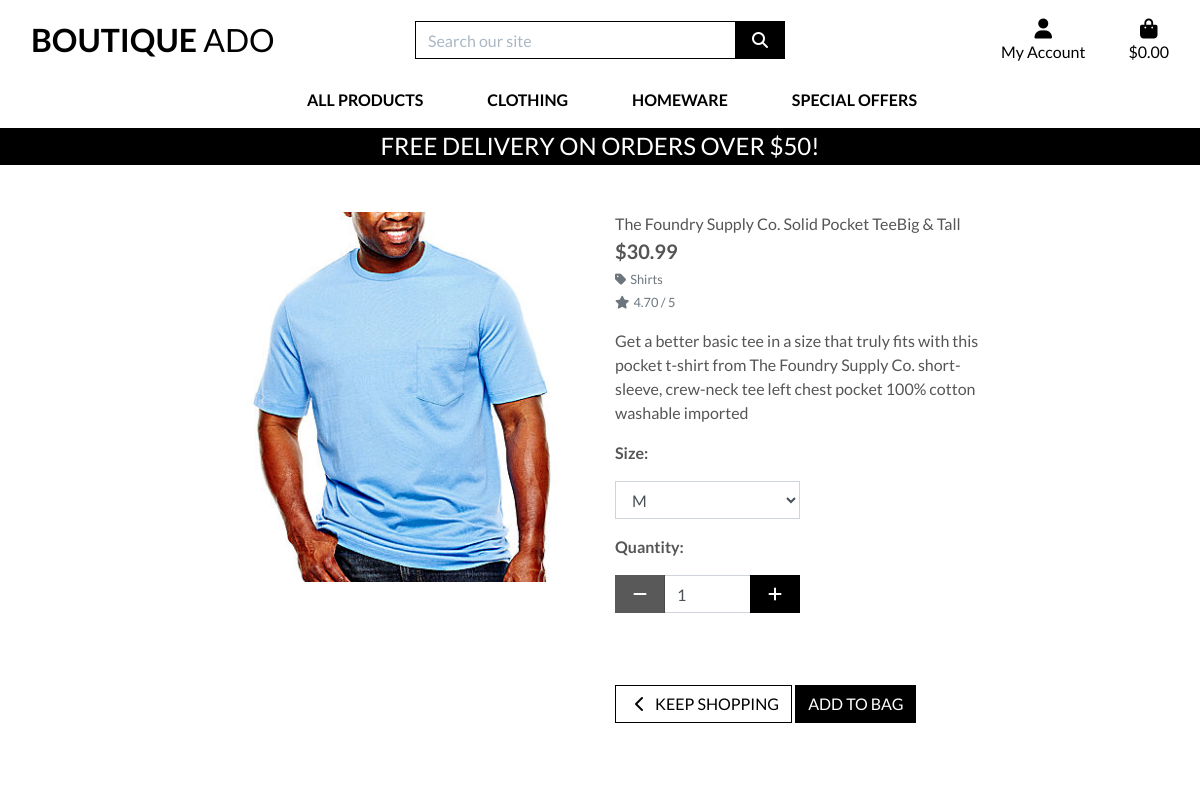
Page /products/6/ on the committed database.
### products/models.py (models this page shows, shortened)
class Product(models.Model):
    category = models.ForeignKey('Category', null=True, blank=True, on_delete=models.SET_NULL)
    sku = models.CharField(max_length=254, null=True, blank=True)
    name = models.CharField(max_length=254)
    description = models.TextField()
    has_sizes = models.BooleanField(default=False, null=True, blank=True)
    price = models.DecimalField(max_digits=6, decimal_places=2)
    rating = models.DecimalField(max_digits=6, decimal_places=2, null=True, blank=True)
    image_url = models.URLField(max_length=1024, null=True, blank=True)
    image = models.ImageField(null=True, blank=True)

class Category(models.Model):
    class Meta:
        verbose_name_plural = 'Categories'
    name = models.CharField(max_length=254)
    friendly_name = models.CharField(max_length=254, null=True, blank=True)

### products/views.py (the view)
# urls.py: path('<int:product_id>/', views.product_detail, name='product_detail'),
def product_detail(request, product_id):
    product = get_object_or_404(Product, pk=product_id)
    context = {
        'product': product,
    }
    return render(request, 'products/product_detail.html', context)

### bag/contexts.py (called while the page is built, shortened)
def bag_contents(request):
    bag_items = []
    total = 0
    product_count = 0
    bag = request.session.get('bag', {})
    if total < settings.FREE_DELIVERY_THRESHOLD:
        delivery = total * Decimal(settings.STANDARD_DELIVERY_PERCENTAGE / 100)
        free_delivery_delta = settings.FREE_DELIVERY_THRESHOLD - total
    else:
        delivery = 0
        free_delivery_delta = 0
    grand_total = delivery + total
    context = {
        'bag_items': bag_items,
        'total': total,
        'product_count': product_count,
        'delivery': delivery,
        'free_delivery_delta': free_delivery_delta,
        'free_delivery_threshold': settings.FREE_DELIVERY_THRESHOLD,
        'grand_total': grand_total,
    }
    return context

### products/templates/products/product_detail.html (shortened to what this page needs)
{% extends "base.html" %}
{% load static %}
{% block page_header %}
    <div class="container header-container">
    </div>
{% endblock %}
{% block content %}
    <div class="overlay"></div>
    <div class="container-fluid">
        <div class="row">
            <div class="col-12 col-md-6 col-lg-4 offset-lg-2">
                <div class="image-container my-5">
                    {% if product.image %}
                        <a href="{{ product.image.url }}" target="_blank">
                            <img class="card-img-top img-fluid" src="{{ product.image.url }}" alt="{{ product.name }}">
                        </a>
                        {% else %}
                        <a href="">
                            <img class="card-img-top img-fluid" src="{{ MEDIA_URL }}noimage.png" alt="{{ product.name }}">
                        </a>
                    {% endif %}
                </div>
            </div>
            <div class="col-12 col-md-6 col-lg-4">
                <div class="product-details-container mb-5 mt-md-5">
                    <p class="mb-0">{{ product.name }}</p>
                    <p class="lead mb-0 text-left font-weight-bold">${{ product.price }}</p>
                    {% if product.category %}
                    <p class="small mt-1 mb-0">
                        <a class="text-muted" href="{% url 'products' %}?category={{ product.category.name }}">
                            <i class="fas fa-tag mr-1"></i>{{ product.category.friendly_name }}
                        </a>
                    </p>
                    {% endif %}
                    {% if product.rating %}
                        <small class="text-muted"><i class="fas fa-star mr-1"></i>{{ product.rating }} / 5</small>
                    {% else %}
                        <small class="text-muted">No Rating</small>
                    {% endif %}
                    <p class="mt-3">{{ product.description }}</p>
                    <form class="form" action="{% url 'add_to_bag' product.id %}" method="POST">
                        <div class="form-row">
                            {% with product.has_sizes as s %}
                            {% if s %}
                                <div class="col-12">
                                    <p><strong>Size:</strong></p>
                                    <select class="form-control rounded-0 w-50" name="product_size" id='id_product_size'>
                                        <option value="m" selected>M</option>
                                    </select>
                                </div>
                            {% endif %}
                            <div class="col-12">
                                <p class="mt-3"><strong>Quantity:</strong></p>
                                <div class="form-group w-50">
                                    <div class="input-group">
                                        <div class="input-group-prepend">
                                            <button class="decrement-qty btn btn-black rounded-0"
                                                data-item_id="{{ product.id }}" id="decrement-qty_{{ product.id }}">
                                                <span class="icon">
                                                    <i class="fas fa-minus"></i>
                                                </span>
                                            </button>
                                        </div>
                                        <input class="form-control qty_input" type="number"
                                            name="quantity" value="1" min="1" max="99"
                                            data-item_id="{{ product.id }}"
                                            id="id_qty_{{ product.id }}">
                                        <div class="input-group-append">
                                            <button class="increment-qty btn btn-black rounded-0"
                                                data-item_id="{{ product.id }}" id="increment-qty_{{ product.id }}">
                                                <span class="icon">
                                                    <i class="fas fa-plus"></i>
                                                </span>
                                            </button>
                                        </div>
                                    </div>
                                </div>
                            </div>
                            <div class="col{% if s %}-12 mt-2{% endif %}">
                                <a href="{% url 'products' %}" class="btn btn-outline-black rounded-0 mt-5">
                                    <span class="icon">
                                        <i class="fas fa-chevron-left"></i>
                                    </span>
                                    <span class="text-uppercase">Keep Shopping</span>
                                </a>
                                <input type="submit" class="btn btn-black rounded-0 text-uppercase mt-5" value="Add to Bag">
                            </div>
                            {% endwith %}
                        </div>
                    </form>
                </div>
            </div>
        </div>
    </div>
{% endblock %}

### static/css/base.css (style rules this page uses)
html { height: 100%; }
body { background: url('/media/homepage_background_cropped.jpg') no-repeat center center fixed; background-size: cover; height: calc(100vh - 164px); color: #555; font-family: 'Lato'; }
.icon { align-items: center; display: inline-flex; justify-content: center; height: 1.5rem; width: 1.5rem; }
.btn-black { background: black; color: white; }
.btn-outline-black { background: white; color: black !important; border: 1px solid black; }
.overlay { height: 100%; width: 100%; top: 0; left: 0; position: fixed; background: white; z-index: -1; }
@media (min-width: 1200px) { .container { max-width: 80%; } }
@media (min-width: 992px) { .header-container { padding-top: 164px; } }

### rows in the picture
Product: image (picture), name "The Foundry Supply Co. Solid Pocket TeeBig & Tall", price "30.99", category.friendly_name "Shirts", rating "4.70", description "Get a better basic tee in a size that truly fits with this pocket t-shirt from The Foundry Supply Co. short-sleeve, crew-neck tee left chest pocket 100% cotton washable imported"

### other values in the picture
{{ free_delivery_threshold }} "50"
